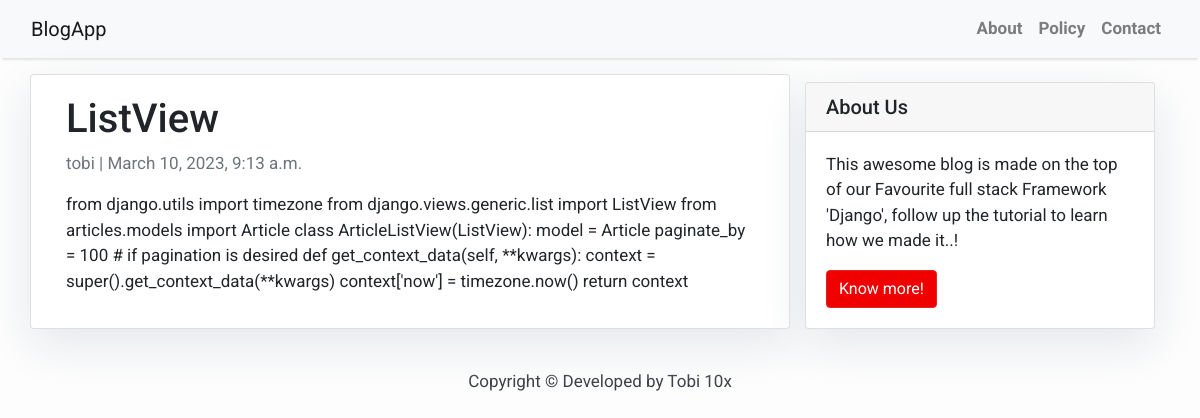
The app's page /listview/ with its own data.
### blogapp/models.py (models this page shows, shortened)
class Post(models.Model):
    title = models.CharField(max_length=100, unique=True)
    slug = models.CharField(max_length=100, unique= True)
    author = models.ForeignKey(User, on_delete=models.CASCADE)
    updated_on = models.DateTimeField(auto_now=True)
    content = models.TextField()
    created_on = models.DateTimeField(auto_now=True)
    status = models.IntegerField(choices=STATUS, default=0)
    class Meta:
        ordering = ['created_on']

### blogapp/views.py (the view, shortened to what this page needs)
# urls.py: path('<slug:slug>/', views.PostDetailView.as_view(), name='post_detail'),
class PostDetailView(generic.DetailView):
    model = Post
    template_name = 'post-detail.html'

### blogapp/templates/post-detail.html
{% extends 'base.html' %} {% block content %}
<div class="container">
  <div class="row">
    <div class="col-md-8 card mb-4  mt-3 left  top">
      <div class="card-body">
        <h1>{% block title %} {{ object.title }} {% endblock title %}</h1>
        <p class=" text-muted">{{ post.author }} | {{ post.created_on }}</p>
        <p class="card-text ">{{ object.content | safe }}</p>
      </div>
    </div>
    {% block sidebar %} {% include 'sidebar.html' %} {% endblock sidebar %}
  </div>
</div>
{% endblock content %}

### blogapp/templates/base.html (style rules this page uses)
body { font-family: "Roboto", sans-serif; font-size: 17px; background-color: #fdfdfd; }

### blogapp/templates/sidebar.html (style rules this page uses)
.card { box-shadow: 0 16px 48px #E3E7EB; }

### records on screen
Post: title "ListView", author "tobi", created_on "March 10, 2023, 9:13 a.m.", content "from django.utils import timezone from django.views.generic.list import ListView from articles.models import Article class ArticleListView(ListView): model = Article paginate_by = 100 # if pagination is desired def get_context_data(self, **kwargs): context = super().get_context_data(**kwargs) context['now'] = timezone.now() return context"
